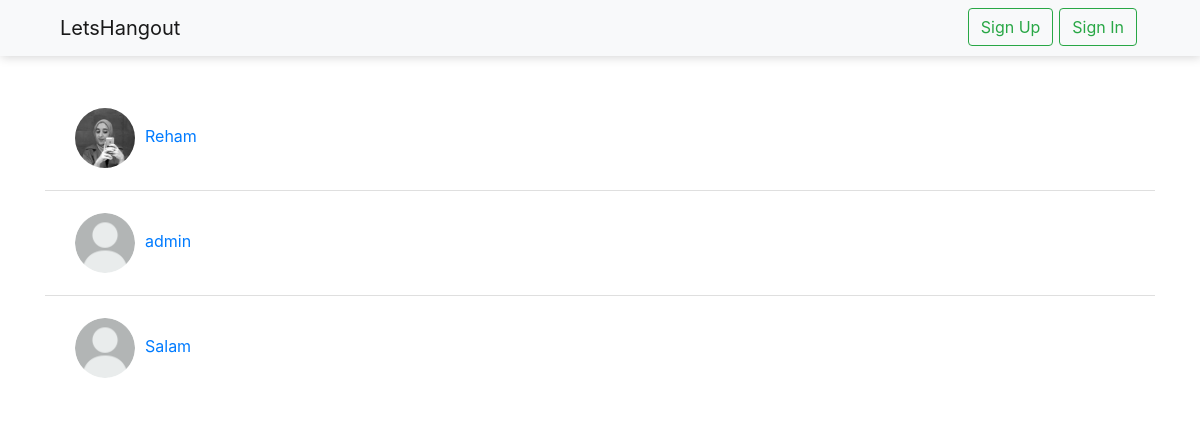
Before: /search_profile/ with the older database file.
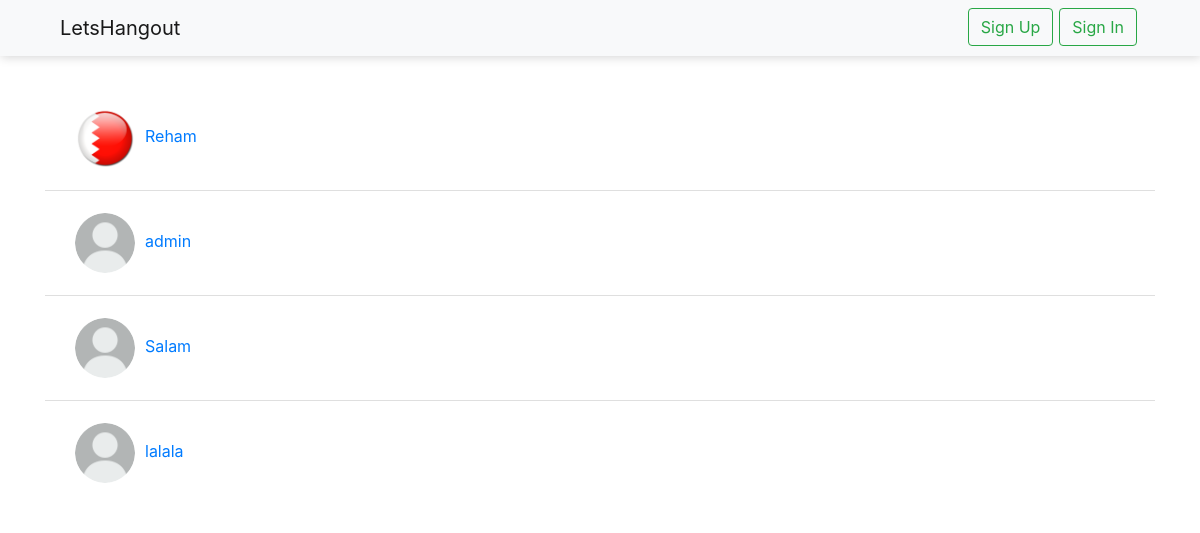
After: the same page with the newer database file.
### hangout/models.py (models this page shows, shortened)
class Profile(models.Model):
	user = models.OneToOneField(User , on_delete=models.CASCADE)
	profile_image = models.ImageField(default='none.png')
	profile_bio = models.TextField(max_length=300, null=True)

### hangout/views.py (the view)
# urls.py: path('search_profile/', views.search_profile, name="search_profile"),
def search_profile(request):
	query = request.GET.get("q")
	profiles = Profile.objects.all()
	if query:
		profiles = profiles.filter(user__username__contains=query)
	context = {
	'profiles': profiles,
	}
	return render(request, 'search_profile.html', context)

### hangout/templates/search_profile.html (shortened to what this page needs)
{% extends "base.html" %}
{% load crispy_forms_tags %}
{% block content %}
<div class="row">
	<div class="col-lg-12">
		<ul class="list-group list-group-flush">
		{% for profile in profiles %}
		  <li class="list-group-item"><a href="{% url 'profile' profile_id=profile.id %}"><img class="profile-image rounded-circle" src="{{profile.profile_image.url}}"" alt="profile-image">{{profile.user}}</a></li>
		{% endfor %}
		</ul>
	</div>
</div>
{% endblock content %}

Changed rows visible on the page:
changed Profile "Reham": profile_image: a different picture
added Profile: profile_image (placeholder picture), user "lalala"
